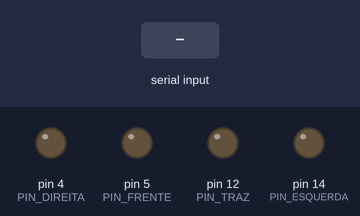
Recording of a sketch running on a simulated Arduino Uno, built with avr-gcc and run on an emulated ATmega328P. Shown: output pins drawn as LEDs (lit = HIGH). Inputs (shaded band) come from the test bench.

Above: at 1.2 s.
1.3 s: "1" received over Serial
At 2.2 s:
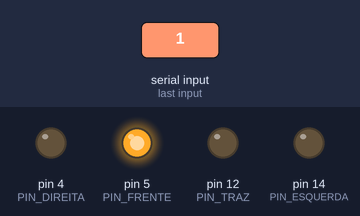
2.8 s: "3" received over Serial
At 3.4 s:
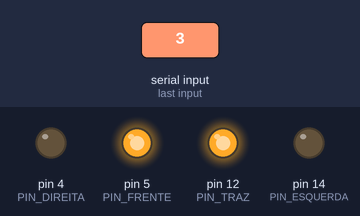
4.3 s: "4" received over Serial
At 5.5 s:
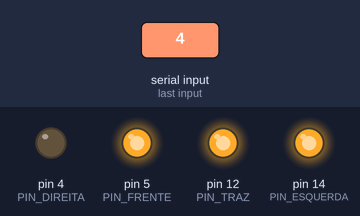
5.8 s: "2" received over Serial
At 6.8 s:
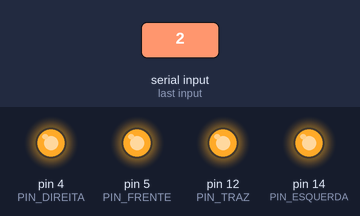
7.3 s: "0" received over Serial
At 8.0 s:
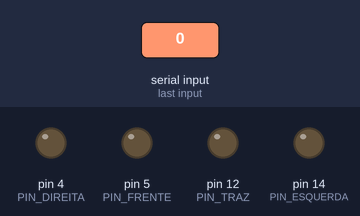
8.8 s: "3" received over Serial
At 9.1 s:
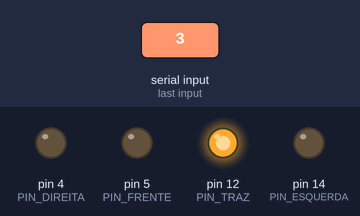
Timing chart, 0 to 11.3 s (numbered marks = the images above; inputs shaded):
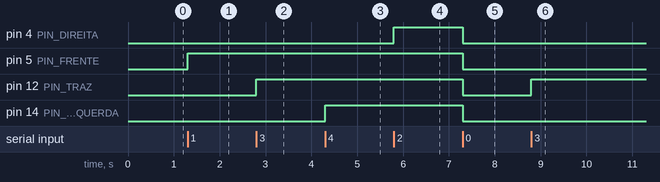

The sketch:

Atividade_2.ino
```cpp
#define PIN_FRENTE     5 //PIN D1
#define PIN_TRAZ    12 //PIN D6
#define PIN_ESQUERDA  14 //PIN 5
#define PIN_DIREITA   4 // PIN D2

int frenteLigado = LOW;
int trazLigado = LOW;
int esquerdaLigado = LOW;
int direitaLigado = LOW;

void setup()
{
  pinMode(PIN_FRENTE, OUTPUT);
  pinMode(PIN_TRAZ, OUTPUT);
  pinMode(PIN_ESQUERDA, OUTPUT);
  pinMode(PIN_DIREITA, OUTPUT);

  Serial.begin(115200);
}

void loop()
{
  if (Serial.available()) {
    char c = Serial.read();
    if (c == '1') frenteLigado = HIGH;
    if (c == '3') trazLigado = HIGH;
    if (c == '4') esquerdaLigado = HIGH;
    if (c == '2') direitaLigado = HIGH;
    if (c == '0') {
    frenteLigado = LOW;
    trazLigado = LOW;
    esquerdaLigado = LOW;
    direitaLigado = LOW;
    }
  }
  digitalWrite(PIN_FRENTE, frenteLigado);
  digitalWrite(PIN_TRAZ, trazLigado);
  digitalWrite(PIN_ESQUERDA, esquerdaLigado);
  digitalWrite(PIN_DIREITA, direitaLigado);
}
```

Measured:
- after the input at 1.3 s, pin 5 (PIN_FRENTE): LOW → HIGH at once
- after the input at 2.8 s, pin 12 (PIN_TRAZ): LOW → HIGH at once
- after the input at 4.3 s, pin 14 (PIN_ESQUERDA): LOW → HIGH at once
- after the input at 5.8 s, pin 4 (PIN_DIREITA): LOW → HIGH at once
- after the input at 7.3 s, pin 4 (PIN_DIREITA), pin 5 (PIN_FRENTE), pin 12 (PIN_TRAZ), pin 14 (PIN_ESQUERDA): HIGH → LOW at once
- after the input at 8.8 s, pin 12 (PIN_TRAZ): LOW → HIGH at once
